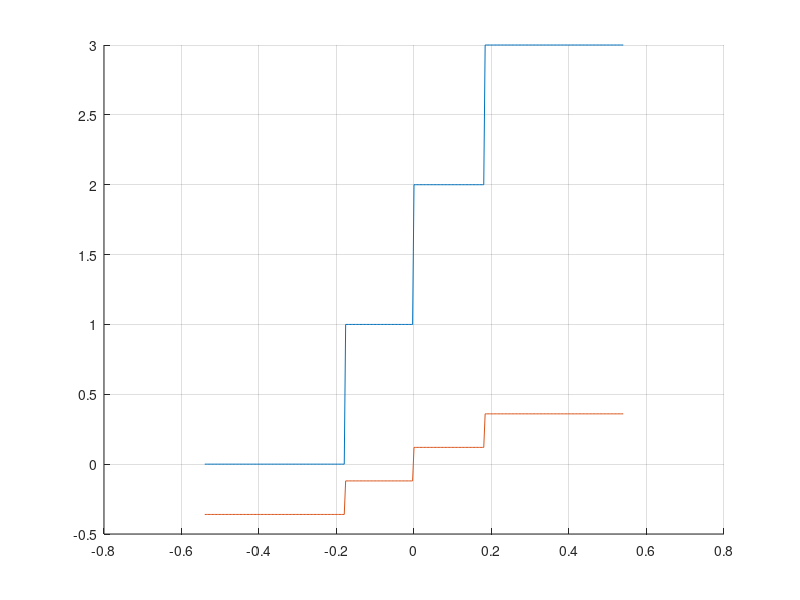

The MATLAB source for this figure: (Note: this script raises an error after producing the figure.)
% %%%%%%%%%%%%%%%%%%%%%%%%%%%%%%%%%%%%%%%%%%%%%%%%%%%%%%%%%%%%%%%%%%%%%%%%%
% Copyright 2023 Michael Koefinger
% 
% Licensed under the Apache License, Version 2.0 (the "License");
% you may not use this file except in compliance with the License.
% You may obtain a copy of the License at
% 
%     http://www.apache.org/licenses/LICENSE-2.0
% 
% Unless required by applicable law or agreed to in writing, software
% distributed under the License is distributed on an "AS IS" BASIS,
% WITHOUT WARRANTIES OR CONDITIONS OF ANY KIND, either express or implied.
% See the License for the specific language governing permissions and
% limitations under the License.
% %%%%%%%%%%%%%%%%%%%%%%%%%%%%%%%%%%%%%%%%%%%%%%%%%%%%%%%%%%%%%%%%%%%%%%%%%

%% Test Plot ADC TF
clear all; close all; clc;
addpath('../../../../python-deltasigma/delsig/')
addpath('../../utility/')
addpath('../')

%% M step mid rise quantizer [Schreier]
n = 2;
nlev = 2.^n;
M = nlev-1;
vref = 0.36;
Delta = vref/2;
VinMax = (M+1)*Delta/2;
outMax = M/2*Delta;
in = -1.5*vref:vref/100:1.5*vref;
index = uencode(in, n, vref, "unsigned");
% q_out = (single(index)-max(single(index))./2);
q_out = (single(index)-M./2);
q_out = q_out./M*2*vref;
% DeltaNorm = 2/M;
% inNorm = in/vref + 1; % normalize input and shift to pos values
% q = floor(inNorm/DeltaNorm).*DeltaNorm - 1; % quantize to integer mult of deltaNorm, shift back
% q_out = sign(in).*min(abs(q),1);
% index = round((q_out+1)/DeltaNorm);
figure;
% plot(in, q_out);
hold on;
plot(in,index);
plot(in, q_out);
grid on;



%% Test mbq()
clear all; close all; clc;
vref = 0.36;
nlev = 2.^2;
in = -vref:vref/100:vref;
fin = 18;
fs = 2.^16;
fres = 1/8;
N = floor(fs/fres);
in = vref.*sin(2*pi*(fin/fs)*[1:N]);
[out, thermo] = mbq(in, nlev, vref);
 
figure;
plot(in,out)
title('mbq() Test - Sine Input - Vector')
grid on;
figure;
plot(in, thermo)
title('mbq() Test - Sine Input - Thermocode - Vector')
grid on;

out2 = zeros(1,length(in));
thermo2 = out2;
for i=1:length(in)
    [out2(i), thermo2(i)] = mbq(in(i), nlev, vref);
end

figure;
plot(in,out2)
grid on;
title('mbq() Test - Sine Input - Elementwise')
figure;
plot(in, thermo2)
grid on;
title('mbq() Test - Sine Input - Elementwise')
%% Test ADC - DAC combo
elements = ones(1,nlev-1);
out_dac = zeros(1,length(thermo));
ptr=1;
for i=1:length(thermo)
    [tmp, ptrNew] = thermoDAC_DWA(thermo(i), elements, nlev, ptr);
    out_dac(i) = vref.*tmp;
    ptr = ptrNew;
end
figure;
plot(in, out_dac);
hold on;
% plot(in, out);
% plot(in, in-out_dac)
title('ADC-DAC Cascade TF')
grid on;
